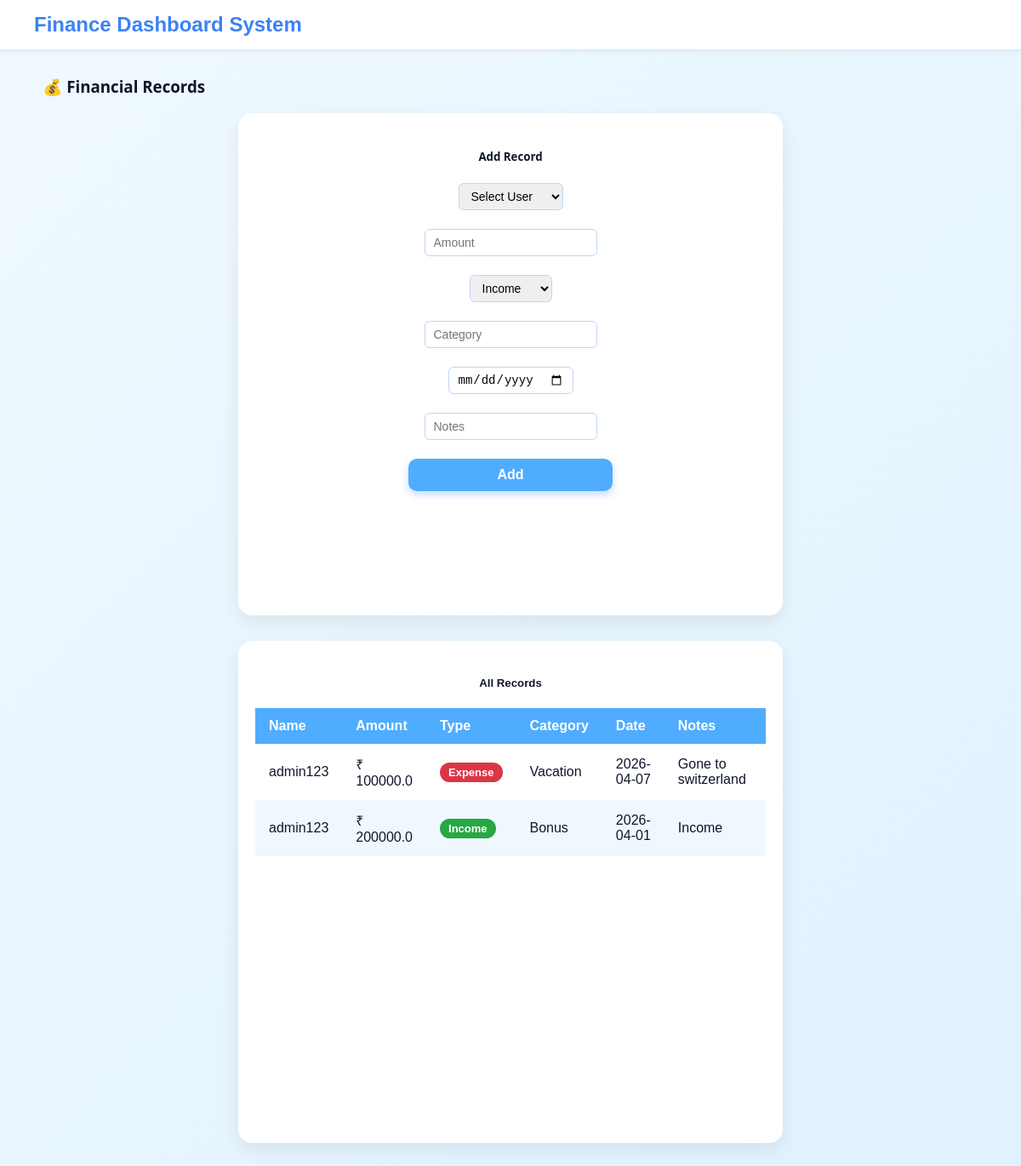
The page /admin/records (signed in) on the database as committed earlier.
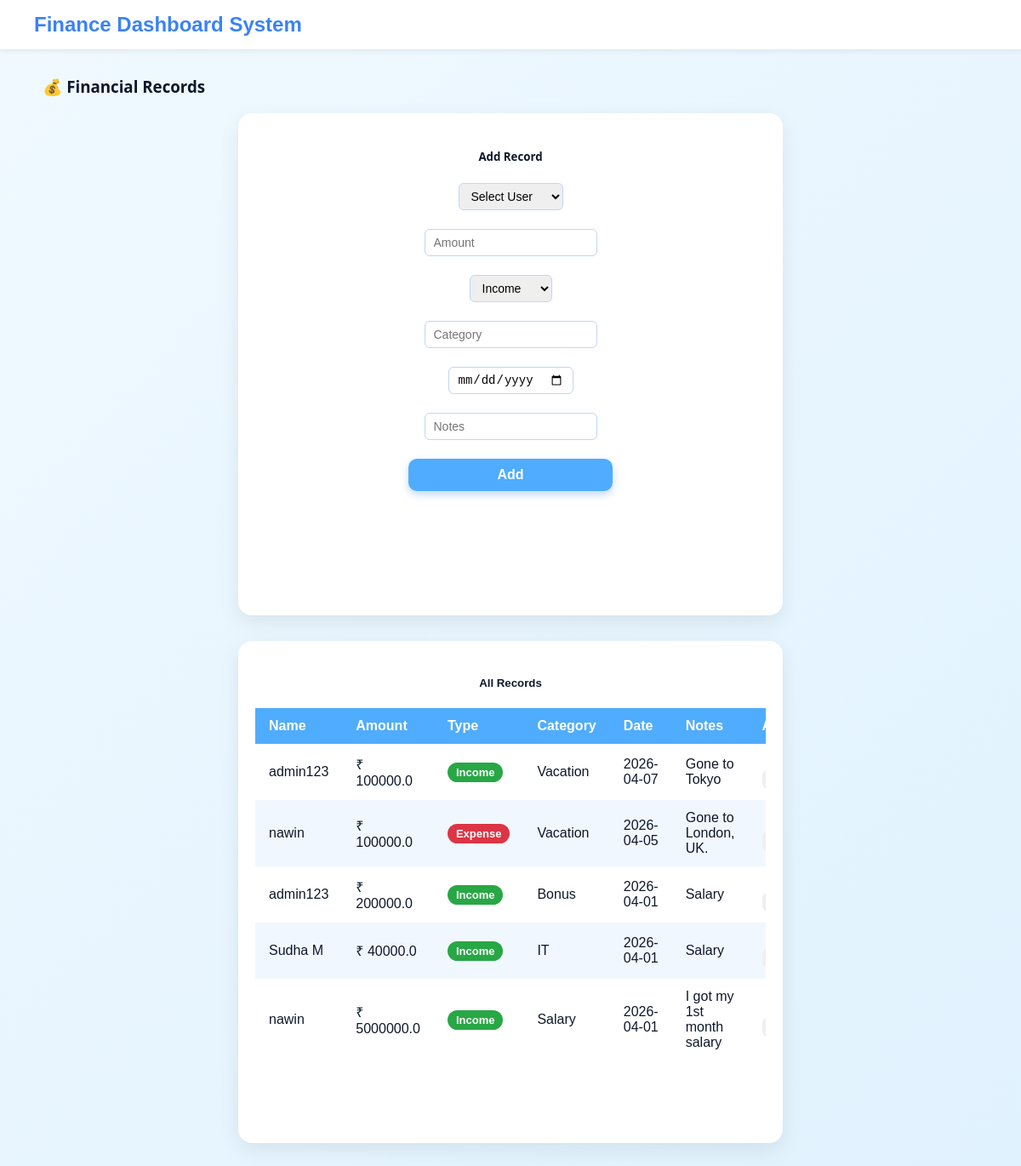
The same page on the database as committed later.
### app/models.py (models this page shows, shortened)
class Record(db.Model):
    id = db.Column(db.Integer, primary_key=True)
    amount = db.Column(db.Float, nullable=False)
    type = db.Column(db.String(10), nullable=False)
    category = db.Column(db.String(50))
    date = db.Column(db.Date, nullable=False)
    notes = db.Column(db.String(200))
    user_id = db.Column(db.Integer, db.ForeignKey("user.id"))
    user_id = db.Column(db.Integer, db.ForeignKey("user.id"))
    user = db.relationship("User", back_populates="records")

class User(db.Model, UserMixin):
    id = db.Column(db.Integer, primary_key=True)
    name = db.Column(db.String(100), nullable=False)
    email = db.Column(db.String(100), unique=True, nullable=False)
    password = db.Column(db.String(200), nullable=False)
    is_active = db.Column(db.Boolean, default=True)
    role_id = db.Column(db.Integer, db.ForeignKey("role.id"))
    role = db.relationship("Role")
    records = db.relationship("Record", back_populates="user", cascade="all, delete-orphan")

### app/routes.py (the view)
            def decorated(*args, **kwargs):
                if "role" not in session:
                    return redirect(url_for("login"))
                if session["role"] not in allowed_roles:
                    flash("Access denied!", "error")
                    return redirect(url_for("home"))
                return func(*args, **kwargs)

### app/templates/admin_records.html (shortened to what this page needs)
{% extends "base.html" %}
{% block content %}
<div class="financial-container">
    <h3 class="mb-4">💰 Financial Records</h3>
    <div class="card add-record-card">
    <h5 class="mb-3">Add Record</h5>
    <form action="/add_record" method="POST">
        <div class="row g-3">
            <div class="col-md-2">
                <select name="user_id" class="form-input" required>
                    <option value="">Select User</option>
                </select>
            </div>
            <br>
            <div class="col-md-2">
                <input type="number" step="0.01" name="amount" class="form-input" placeholder="Amount" required>
            </div>
            <br>
            <div class="col-md-2">
                <select name="type" class="form-input">
                    <option value="income">Income</option>
                </select>
            </div>
            <br>
            <div class="col-md-2">
                <input type="text" name="category" class="form-input" placeholder="Category">
            </div>
            <br>
            <div class="col-md-2">
                <input type="date" name="date" class="form-input" required>
            </div>
            <br>
            <div class="col-md-1">
                <input type="text" name="notes" class="form-input" placeholder="Notes">
            </div>
            <br>
            <div class="col-md-1 d-grid">
                <button type="submit" class="btn btn-primary">Add</button>
            </div>
        </div>
</form>
</div>
    </div>
<div class="card records-card">
    <h5 class="mb-3">All Records</h5>
    <div class="table-container">
        <table class="styled-table">
            <thead>
                <tr>
                    <th>Name</th>
                    <th>Amount</th>
                    <th>Type</th>
                    <th>Category</th>
                    <th>Date</th>
                    <th>Notes</th>
                    <th>Actions</th>
                </tr>
            </thead>
            <tbody>
                {% for record in records %}
                <tr>
                    <td>{{ record.user.name }}</td>
                    <td>₹ {{ record.amount }}</td>
                    <td>
                        {% if record.type == "income" %}
                            <span class="badge income">Income</span>
                        {% else %}
                            <span class="badge expense">Expense</span>
                        {% endif %}
                    </td>
                    <td>{{ record.category }}</td>
                    <td>{{ record.date.strftime("%Y-%m-%d") }}</td>
                    <td>{{ record.notes }}</td>
                    <td>
                        <a href="/edit/{{ record.id }}" class="btn btn-sm btn-warning">Edit</a>
                        <form action="/delete/{{ record.id }}" method="POST" style="display:inline;">
                            <button type="submit" class="btn btn-sm btn-danger"
                                onclick="return confirm('Delete this record?')">Delete</button>
                        </form>
                    </td>
                </tr>
                {% endfor %}
            </tbody>
        </table>
    </div>
</div>
{% endblock %}

### app/templates/base.html (shortened to what this page needs)
<!DOCTYPE html>
<html lang="en">
<head>
    <link rel="stylesheet" href="https://cdn.jsdelivr.net/npm/bootstrap-icons@1.13.1/font/bootstrap-icons.css">
</head>
<body>
<div class="navbar">
    <h2>Finance Dashboard System</h2>
</div>
{% block content %}{% endblock %}
</body>
</html>

### app/templates/base.html (style rules this page uses)
body { margin: 0; font-family: Arial, sans-serif; background: linear-gradient(135deg, #F0F9FF, #E0F2FE); color: #0F172A; }
.navbar { position: sticky; top: 0; z-index: 100; display: flex; justify-content: space-between; align-items: center; padding: 15px 40px; background-color: #FFFFFF; border-bottom: 1px solid #E2E8F0; box-shadow: 0 2px 6px rgba(0,0,0,0.05); }
.navbar h2 { color: #3B82F6; margin: 0; }
.card { width: 100%; max-width: 600px; min-height: 550px; padding: 50px 40px; background: #ffffff; border-radius: 20px; box-shadow: 0 12px 25px rgba(0,0,0,0.12); text-align: center; margin: 0 auto; transition: transform 0.3s ease, box-shadow 0.3s ease; opacity: 0; transform: translateY(20px); animation: fadeInUp 0.8s forwards; }
.btn { width: 240px; padding: 14px 30px; border-radius: 10px; font-size: 16px; font-weight: 600; cursor: pointer; transition: all 0.3s ease; border: none; }
.btn-primary { background-color: #3B82F6; color: white; box-shadow: 0 4px 10px rgba(59,130,246,0.3); }

### app/templates/admin_records.html (style rules this page uses)
.add-record-card .form-input { padding: 4px 10px !important; height: 32px !important; border-radius: 6px !important; box-sizing: border-box !important; font-size: 14px !important; }
.add-record-card { background: #f9fbff; border-radius: 16px; padding: 25px; box-shadow: 0 8px 20px rgba(0,0,0,0.08); }
.form-input { padding: 4px 10px; border-radius: 8px; border: 1px solid #c0d6f5; font-size: 14px; height: 30px; transition: all 0.2s ease; box-sizing: border-box; }
.btn-primary { background: #4facfe; color: white; border: none; border-radius: 10px; padding: 10px; font-weight: 600; font-size: 16px; cursor: pointer; transition: all 0.2s ease; }
.financial-container { max-width: 1100px; margin: 30px auto; font-family: 'Segoe UI', Tahoma, Geneva, Verdana, sans-serif; }
.card { background: white; border-radius: 16px; padding: 20px; margin-bottom: 30px; box-shadow: 0 8px 25px rgba(0,0,0,0.08); }
.table-container { width: 100%; overflow-x: auto; }
.styled-table { width: 100%; min-width: 800px; border-collapse: collapse; background: transparent; }
.styled-table th, .styled-table td { padding: 12px 16px; text-align: left; }
.styled-table th { background: #4facfe; color: white; }
.styled-table tbody tr:nth-child(even) { background: #f1f7ff; }
.badge { padding: 4px 10px; border-radius: 12px; font-weight: 600; font-size: 13px; color: white; }
.badge.income { background: #28a745; }
.badge.expense { background: #dc3545; }
.btn-sm { padding: 5px 10px; font-size: 12px; border-radius: 8px; }

Rows that differ between the two databases and show on the page:
changed Record: notes "Gone to switzerland" → "Gone to Tokyo"; type "Expense" → "Income"
added Record: user.name "nawin", amount "100000.0", type "Expense", category "Vacation", date "2026-04-05", notes "Gone to London, UK."
changed Record "Bonus": notes "Income" → "Salary"
added Record: user.name "Sudha M", amount "40000.0", type "Income", category "IT", date "2026-04-01", notes "Salary"
added Record: user.name "nawin", amount "5000000.0", type "Income", category "Salary", date "2026-04-01", notes "I got my 1st month salary"
